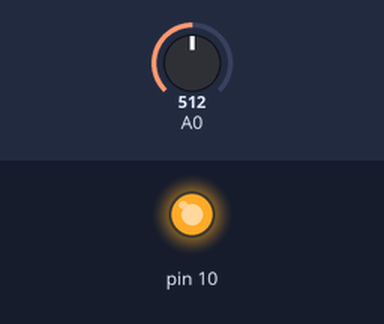
The sketch below on a simulated Arduino Uno, built with avr-gcc and run on an emulated ATmega328P. Shown: output pins drawn as LEDs (lit = HIGH). Inputs (shaded band) come from the test bench; at power-on: A0 = 512.

Above: at 1.2 s.
1.3 s: A0 set to 122
At 2.2 s:
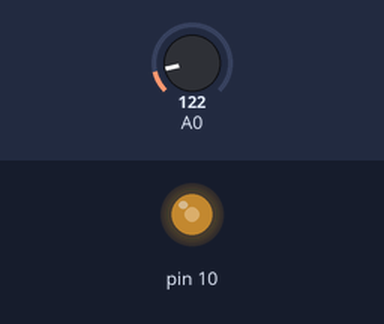
2.8 s: A0 set to 0
At 3.5 s:
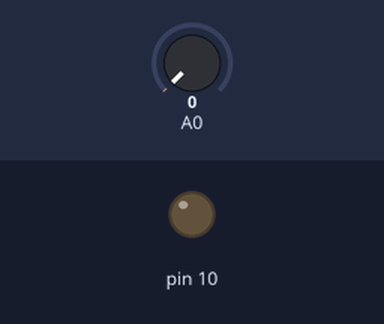
4.3 s: A0 set to 306
At 4.8 s:
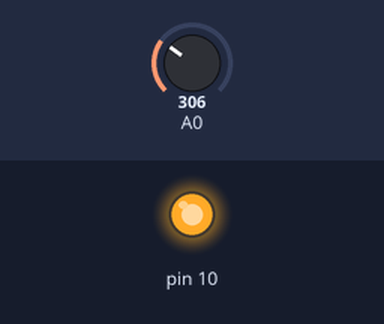
Timing chart, 0 to 7.3 s (numbered marks = the images above; inputs shaded):
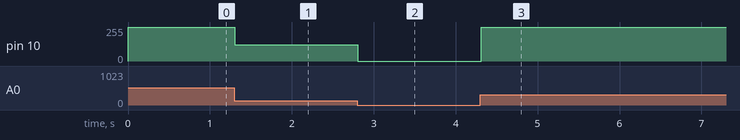

Measured:
- after the input at 1.3 s, pin 10: 255/255 → 122/255 at once
- after the input at 2.8 s, pin 10: 122/255 → 0/255 at once
- after the input at 4.3 s, pin 10: 0/255 → 255/255 at once

The sketch:

explicacion1.ino
```cpp
void setup() {
  pinMode(10, OUTPUT);
  pinMode(A0, INPUT);
}

void loop() {
    int valor = analogRead(A0);
    analogWrite(10, valor);
    delay(50);

}
```
